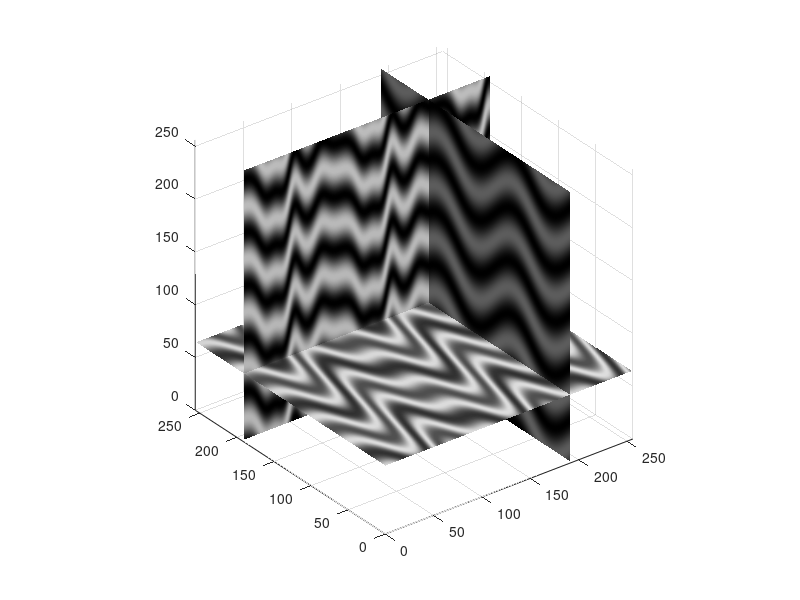

MATLAB code for this plot: (Note: this script raises an error after producing the figure.)
clear;clc;close all;

dim=256;
[X,Y,Z] = meshgrid(1:dim,1:dim,1:dim);
D = zeros([dim dim dim]);
D(:,:,:) = sin(Z/(dim/32)+2*sin(Y/(dim/16)+2*sin(X/(dim/16))-sin(X/(dim/32))));%+rand(dim,dim,dim);


slice(D,[dim-(dim/4) 0 0],[0 dim-(dim/4) 0],[0 0 dim-(3*dim/4)])
view(3); axis vis3d tight; material shiny; shading interp;
colormap(gray(100))
camlight right; lighting phong;
set(findobj(gca,'Type','Surface'),'EdgeColor','none');
% camlight; lighting phong;

Riesz3Ddemo;